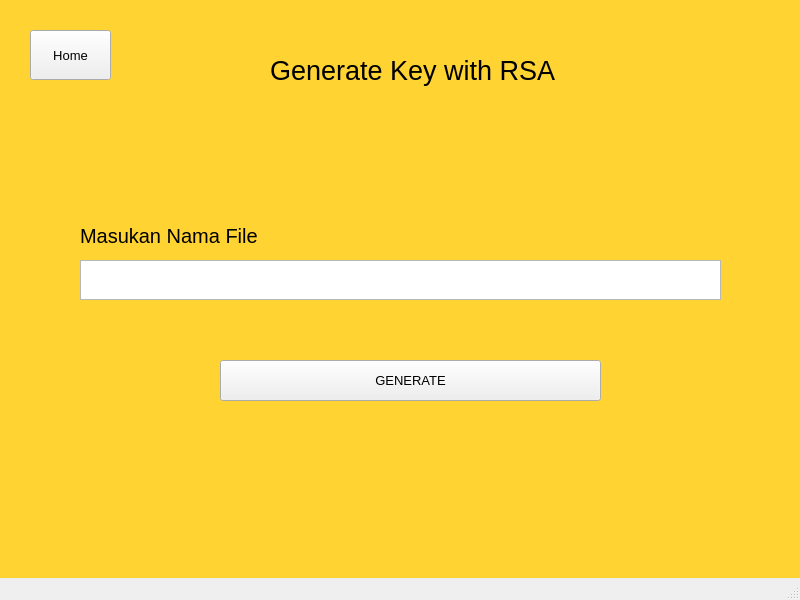
<?xml version="1.0" encoding="UTF-8"?>
<ui version="4.0">
 <class>MainWindow</class>
 <widget class="QMainWindow" name="MainWindow">
  <property name="geometry">
   <rect>
    <x>0</x>
    <y>0</y>
    <width>800</width>
    <height>600</height>
   </rect>
  </property>
  <property name="windowTitle">
   <string>MainWindow</string>
  </property>
  <widget class="QWidget" name="centralwidget">
   <widget class="QLabel" name="label">
    <property name="geometry">
     <rect>
      <x>270</x>
      <y>30</y>
      <width>351</width>
      <height>81</height>
     </rect>
    </property>
    <property name="font">
     <font>
      <pointsize>20</pointsize>
     </font>
    </property>
    <property name="text">
     <string>Generate Key with RSA</string>
    </property>
   </widget>
   <widget class="QLabel" name="label_5">
    <property name="geometry">
     <rect>
      <x>80</x>
      <y>220</y>
      <width>231</width>
      <height>31</height>
     </rect>
    </property>
    <property name="font">
     <font>
      <pointsize>15</pointsize>
     </font>
    </property>
    <property name="text">
     <string>Masukan Nama File</string>
    </property>
   </widget>
   <widget class="QTextEdit" name="textEdit">
    <property name="geometry">
     <rect>
      <x>80</x>
      <y>260</y>
      <width>641</width>
      <height>40</height>
     </rect>
    </property>
   </widget>
   <widget class="QPushButton" name="pushButton_10">
    <property name="geometry">
     <rect>
      <x>30</x>
      <y>30</y>
      <width>81</width>
      <height>50</height>
     </rect>
    </property>
    <property name="font">
     <font>
      <pointsize>10</pointsize>
     </font>
    </property>
    <property name="text">
     <string>Home</string>
    </property>
   </widget>
   <widget class="QPushButton" name="pushButton_11">
    <property name="geometry">
     <rect>
      <x>220</x>
      <y>360</y>
      <width>381</width>
      <height>41</height>
     </rect>
    </property>
    <property name="font">
     <font>
      <pointsize>10</pointsize>
     </font>
    </property>
    <property name="text">
     <string>GENERATE</string>
    </property>
   </widget>
   <widget class="QWidget" name="widget" native="true">
    <property name="geometry">
     <rect>
      <x>0</x>
      <y>0</y>
      <width>800</width>
      <height>761</height>
     </rect>
    </property>
    <property name="autoFillBackground">
     <bool>false</bool>
    </property>
    <property name="styleSheet">
     <string notr="true">background-color: rgb(255, 211, 49);</string>
    </property>
   </widget>
   <zorder>widget</zorder>
   <zorder>label</zorder>
   <zorder>label_5</zorder>
   <zorder>textEdit</zorder>
   <zorder>pushButton_10</zorder>
   <zorder>pushButton_11</zorder>
  </widget>
  <widget class="QMenuBar" name="menubar">
   <property name="geometry">
    <rect>
     <x>0</x>
     <y>0</y>
     <width>800</width>
     <height>26</height>
    </rect>
   </property>
  </widget>
  <widget class="QStatusBar" name="statusbar"/>
 </widget>
 <resources/>
 <connections/>
</ui>
